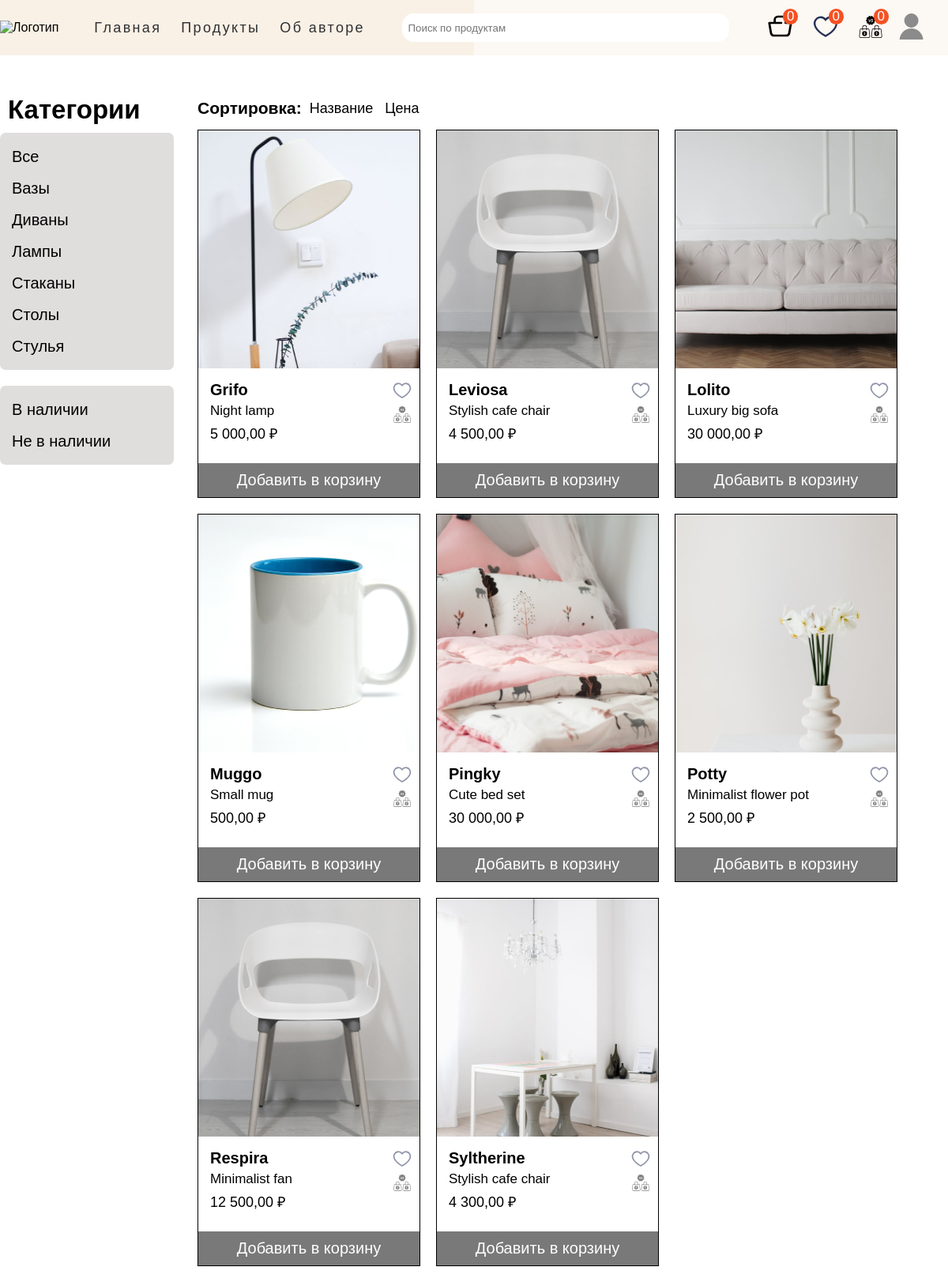
Screenshot of /products/ (signed in) with the database file from the repository.
### main_page/models.py (models this page shows, shortened)
class Menu(models.Model):
    title = models.CharField(max_length=50)
    url = models.CharField(max_length=100)
    class Meta:
        verbose_name = 'Меню'
        verbose_name_plural = 'Меню'

class Category(models.Model):
    name = models.CharField(max_length=100, db_index=True, verbose_name='Категория')
    slug = models.SlugField(max_length=100, db_index=True, unique=True)
    class Meta:
        ordering = ('name',)
        verbose_name = 'Категория'
        verbose_name_plural = 'Категории'
    def get_absolute_url(self):
        return reverse('main_page:product_list_by_category', args=[self.slug])

class ProductAvailability(models.Model):
    availability_status = models.CharField(max_length=12, verbose_name='Статус товара', null=True)
    class Meta:
        verbose_name = 'Статус наличия'
        verbose_name_plural = 'Статусы наличия'
    def get_absolute_url(self):
        return reverse('main_page:product_list_by_availability', args=[self.availability_status])

class Product(models.Model):
    category = models.ForeignKey(Category, on_delete=models.CASCADE, null=True,
                                 verbose_name='Категория')
    name = models.CharField(max_length=50, db_index=True, verbose_name='Наименование', null=True)
    slug = models.SlugField(max_length=100, db_index=True, null=True, verbose_name='Слаг')
    description = models.TextField(max_length=350, verbose_name='Описание', null=True)
    img = models.ImageField(upload_to='main_page/images', verbose_name='Изображение', null=True)
    width = models.CharField(max_length=10, verbose_name='Ширина (см)', null=True)
    height = models.CharField(max_length=10, verbose_name='Высота (см)', null=True)
    weight = models.CharField(max_length=10, verbose_name='Вес (кг)', null=True)
    price = models.FloatField(max_length=6, verbose_name='Цена (руб)', null=True)
    discount_price = models.CharField(max_length=10, null=True, verbose_name='Цена со скидкой')
    start_date = models.DateTimeField(null=True, blank=True, verbose_name='Дата старта распродажи')
    end_date = models.DateTimeField(null=True, blank=True, verbose_name='Дата окончания распродажи')
    availability_status = models.ForeignKey(ProductAvailability, on_delete=models.CASCADE, null=True, verbose_name='Наличие')
    vote_total = models.IntegerField(default=0, null=True, blank=True)
    vote_ratio = models.IntegerField(default=0, null=True, blank=True)
    created = models.DateTimeField(auto_now_add=True, null=True)
    updated = models.DateTimeField(auto_now=True, null=True)
    cart_prods = models.ForeignKey(ShoppingCart, on_delete=models.CASCADE, null=True)
    class Meta:
        ordering = ('name', '-vote_ratio', '-vote_total')
        index_together = ('id', 'slug',)
        verbose_name = 'Товар'
        verbose_name_plural = 'Товары'
    def get_absolute_url(self):
        return reverse('main_page:product_detail', args=[self.id, self.slug])

### main_page/views.py (the view)
# urls.py: path('', views.products_list, name='index'),
@login_required(login_url='login')
def products_list(request, category_slug=None, product_availability=None):
    curr_time = timezone.now()
    products, search_query = search_products(request)
    user = request.user
    favourite_prods = user.favourite_set.filter(user=user).values_list('product__id', flat=True)
    compare_prods = user.compare_set.filter(user=user).values_list('product_id', flat=True)
    print(compare_prods)
    menu = Menu.objects.all()
    categories = Category.objects.all()
    availabilities = ProductAvailability.objects.all()
    cart_prods_counter = user.shoppingcart_set.all()
    favourite_prods_counter = user.favourite_set.all()
    compare_prods_counter = user.compare_set.all()
    category, availability = None, None
    sort_by = request.GET.get('sort_by')
    if sort_by:
        products = Product.objects.order_by(sort_by).all()
    if category_slug:
        category = get_object_or_404(Category, slug=category_slug)
        products = products.filter(category=category)
    if product_availability:
        availability = get_object_or_404(ProductAvailability, availability_status=product_availability)
        products = products.filter(availability_status=availability)
    context = {'menu': menu,
               'search_query': search_query,
               'category': category,
               'categories': categories,
               'availability': availability,
               'availabilities': availabilities,
               'products': products,
               'favourite_prods': favourite_prods,
               'compare_prods': compare_prods,
               'cart_prods_counter': cart_prods_counter,
               'favourite_prods_counter': favourite_prods_counter,
               'compare_prods_counter': compare_prods_counter,
               'curr_time': curr_time}
    return render(request, 'main_page/index.html', context)

### templates/main_page/index.html (shortened to what this page needs)
{% extends 'main_page/base.html' %}
{% load static %}
{% load tz %}
{% load i18n %}
{% block css %}
    <link rel="stylesheet" href="{% static 'css/style.css' %}">
{% endblock %}
{% block content %}
    <section class="main-content container">
        <aside class="categories-block">
            <h2>Категории</h2>
            <ul class="categories-list">
                <a {% if not category or availability %} class="all-category-selected" {% endif %} href="{% url 'main_page:index' %}">
                    <li>Все</li>
                </a>
                {% for cat in categories %}
                    <a {% if category.slug == cat.slug %} {% endif %} class="cat-selected"
                                                                      href="{{ cat.get_absolute_url }}">
                        <li>{{ cat.name }}</li>
                    </a>
                {% endfor %}
            </ul>
            <ul class="products-availability">
                {% for avail in availabilities %}
                    <a {% if availability.availability_status == avail.availability_status %} {% endif %} href="{{ avail.get_absolute_url }}">
                        <li>{{ avail.availability_status }}</li>
                    </a>
                {% endfor %}
            </ul>
        </aside>
        <div class="catalog">
            <div class="sorting-product-section">
                <h3>Сортировка:</h3>
                <ul class="sorting-criteria">
                    <li><a class="sort-by" href="?sort_by=name">Название</a></li>
                    <li><a class="sort-by" href="?sort_by=price">Цена</a></li>
                </ul>
            </div>
            <div class="products-tape">
                {% for product in products %}
                    <div class="product-card">
                        <img src="{{ product.img.url }}" height="301" width="280" alt="Товар">
                        <div class="product-description">
                            <div class="product-info">
                                <a class="product-link" href="{{ product.get_absolute_url }}">
                                    <h3>{{ product.name }}</h3>
                                </a>
                                <p>{{ product.description }}</p>
                                {% if product.discount_price and product.start_date <= curr_time and curr_time <= product.end_date %}
                                    <div class="current_and_disc_price">
                                        <strike class="current-price">
                                            {% language 'ru' %}{{ product.price|floatformat:'2' }} ₽ {% endlanguage %}</strike>
                                        <span class="disc-price">{% language 'ru' %}{{ product.discount_price|floatformat:'2' }}
                                            ₽ {% endlanguage %}</span>
                                    </div>
                                {% else %}
                                    <span class="current-price">{% language 'ru' %}{{ product.price|floatformat:'2' }} ₽ {% endlanguage %}</span>
                                {% endif %}
                            </div>
                            {% if request.user.is_authenticated %}
                                <div class="interaction-item">
                                    {% if product.id in favourite_prods %}
                                        <a class="prod-is-fav" href="{% url 'favourites:add_item' product.id %}">
                                            <img src="{% static 'main_page/favourites-icon.svg' %}" alt="Избранное">
                                        </a>
                                    {% else %}
                                        <a class="prod-not-fav" href="{% url 'favourites:add_item' product.id %}">
                                            <img src="{% static 'main_page/favourites-icon.svg' %}" alt="Избранное">
                                        </a>
                                    {% endif %}
                                    {% if product.id in compare_prods %}
                                        <a class="prod-is-comp" href="{% url 'compare:add_item' product.id %}">
                                            <img src="{% static 'main_page/compare.svg' %}" alt="Избранное">
                                        </a>
                                    {% else %}
                                        <a class="prod-not-comp" href="{% url 'compare:add_item' product.id %}">
                                            <img src="{% static 'main_page/compare.svg' %}" alt="Избранное">
                                        </a>
                                    {% endif %}
                                </div>
                            {% endif %}
                        </div>
                        <div class="add_cart">
                            <a href="{% url 'cart:add_item' product.id %}">Добавить в корзину</a>
                        </div>
                    </div>
                {% endfor %}
            </div>
        </div>
    </section>
{% endblock %}

### templates/main_page/base.html (shortened to what this page needs)
<!DOCTYPE html>
{% load static %}
<html lang="en">
<head>
    <link rel="stylesheet" href="{% static 'css/base.css' %}">
    <link rel="stylesheet" href="{% static 'fonts/Gilroy-Medium.woff' %}">
    {% block css %} {% endblock %}
</head>
<body>
    <header class="page-header">
        <div class="page-header__wrapper container">
            <nav class="site-nav page-header__site-nav">
                <div class="page-header__logo">
                    <a href="{% url 'home_page' %}">
                        <img src="{% static 'main_page/funiro-logo.svg' %}" alt="Логотип">
                    </a>
                </div>
                <ul class="site-nav__list">
                    {% for item in menu %}
                        <li class="site-nav__item"><a href="{{ item.url }}">{{ item.title }}</a></li>
                    {% endfor %}
                </ul>
            </nav>
            <div class="site-nav__search-block">
                <form action="{% url 'main_page:index' %}" method="get">
                    <div class="form_field">
                        <input class="search-bar" id="formInput#search" type="text" name="search_query"
                               value="{{ search_query }}" placeholder="Поиск по продуктам"/>
                    </div>
                </form>
            </div>
            <div class="user-nav__user-block">
                {% if user.is_authenticated %}
                    <div class="user-nav__shop_block">
                        <span class="cart-counter">{{ cart_prods_counter.count }}</span>
                        <span class="favourite-counter">{{ favourite_prods_counter.count }}</span>
                        <span class="compare-counter">{{ compare_prods_counter.count }}</span>
                        <a href="{% url 'cart:cart' %}"><img src="{% static 'main_page/shop_cart.svg' %}"
                                                             height="32" width="33" alt="Корзина товаров">
                        </a>
                        <a href="{% url 'favourites:all_products' %}"><img src="{% static 'main_page/favourites-icon.svg' %}"
                                                                           width="32" height="33" alt="Избранное">
                        </a>
                        <a href="{% url 'compare:all_compare' %}"><img src="{% static 'main_page/compare.svg' %}"
                                                                       width="32" height="33" alt="Избранное">
                        </a>
                    </div>
                    <div class="user-nav__profile">
                        <a class="user-nav__logo" id="user-icon" href="{% url 'main_page:index' %}">
                            <img src="{% static 'main_page/user_logo.svg' %}"
                                 width="32" height="33" alt="Пользователь">
                        </a>
                    </div>
                {% else %}
                    <ul class="user-nav__user-auth">
                        <li><a href="{% url 'signup' %}">Зарегистрироваться</a></li>
                        <li><a href="{% url 'login' %}">Войти</a></li>
                    </ul>
                {% endif %}
            </div>
        </div>
    </header>
{% block content %}{% endblock %}
</body>
</html>

### rows the page displays
Menu: title "Главная"
Menu: title "Продукты"
Menu: title "Об авторе"
Category: name "Вазы"
Category: name "Диваны"
Category: name "Лампы"
Category: name "Стаканы"
Category: name "Столы"
Category: name "Стулья"
ProductAvailability: availability_status "В наличии"
ProductAvailability: availability_status "Не в наличии"
Product: img (picture), name "Grifo", description "Night lamp", price "5 000,00"
Product: img (picture), name "Leviosa", description "Stylish cafe chair", price "4 500,00"
Product: img (picture), name "Lolito", description "Luxury big sofa", price "30 000,00"
Product: img (picture), name "Muggo", description "Small mug", price "500,00"
Product: img (picture), name "Pingky", description "Cute bed set", price "30 000,00"
Product: img (picture), name "Potty", description "Minimalist flower pot", price "2 500,00"
Product: img (picture), name "Respira", description "Minimalist fan", price "12 500,00"
Product: img (picture), name "Syltherine", description "Stylish cafe chair", price "4 300,00"

### other values shown
{{ cart_prods_counter.count }} "0"
{{ favourite_prods_counter.count }} "0"
{{ compare_prods_counter.count }} "0"
